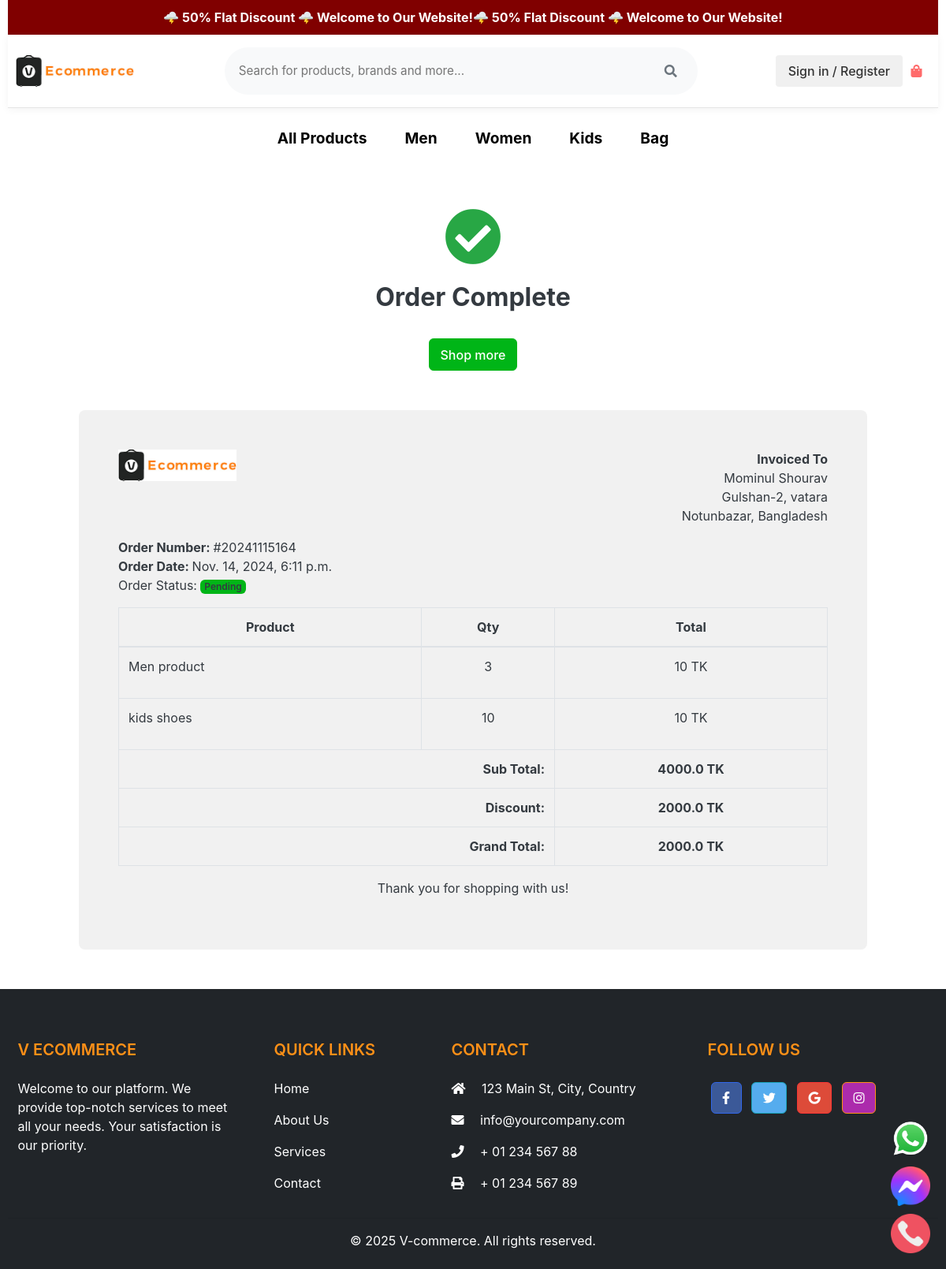
Before: /orders/order-complete/20241115164/ with the older database file.
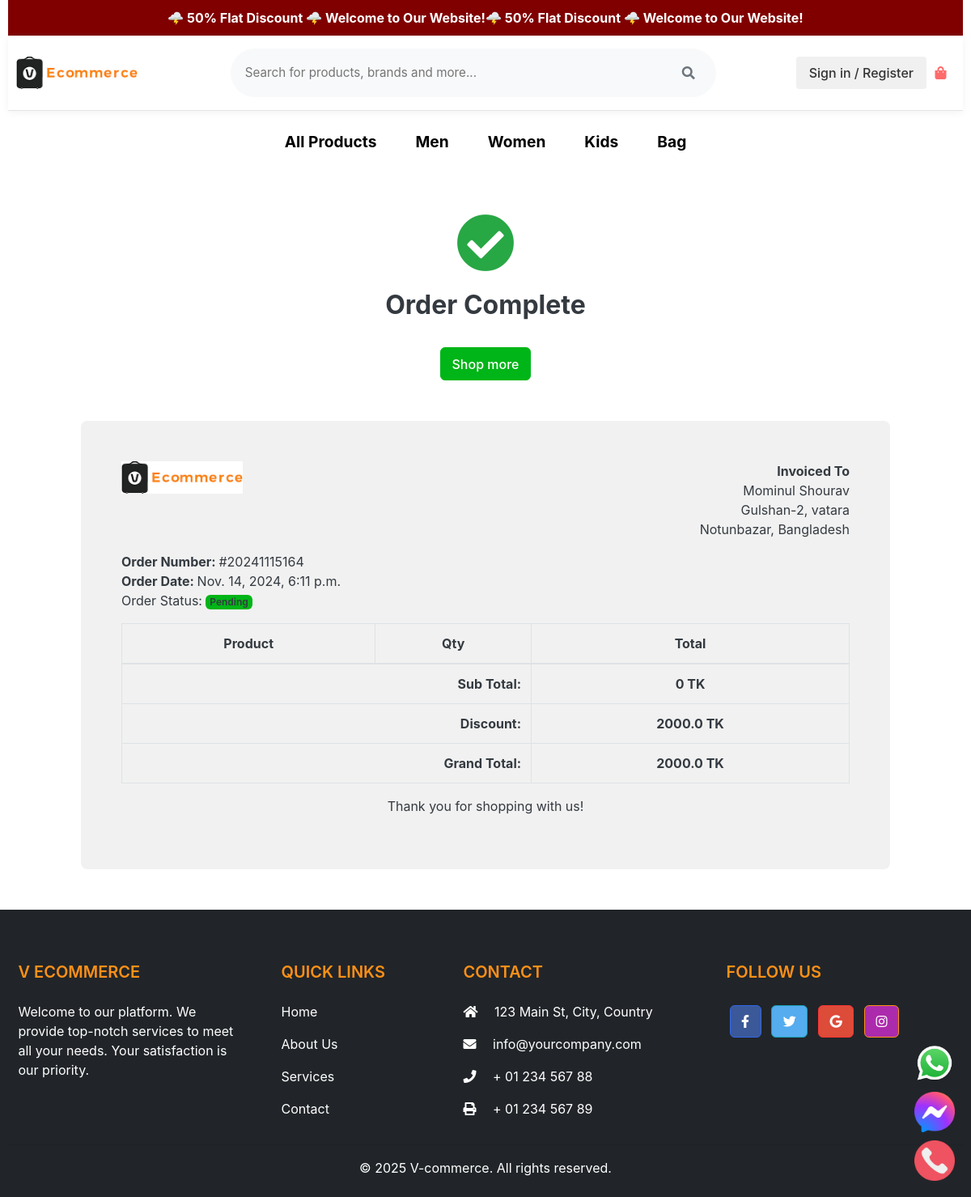
After: the same page with the newer database file.
### category/models.py (models this page shows, shortened)
class Category(models.Model):
    category_name = models.CharField(max_length=50,unique=True)
    slug = models.SlugField(max_length=100, unique=True)
    description = models.TextField(max_length=255, blank=True)
    cat_image = models.ImageField(upload_to="photos/categories", blank=True)
    class Meta:
        verbose_name = "Category"
        verbose_name_plural = "Categories"
    def get_url(self):
        return reverse('products_by_category', args=(self.slug,))

### orders/models.py (models this page shows, shortened)
class Order(models.Model):
    PAYMENT_METHOD =(
        ('Cash on Delivery', 'Cash on Delivery'),
        ('SSLcommerz', 'SSLcommerz'),
    )
    STATUS = (
        ('New', 'New'),
        ('Accepted', 'Accepted'),
        ('on the way', 'On the way'),
        ('Completed', 'Completed'),
        ('Cancelled', 'Cancelled'),
        ('Shipped', 'Shipped'),
    )
    user = models.ForeignKey(Account, on_delete=models.SET_NULL, null=True)
    payment = models.ForeignKey(Payment, on_delete=models.SET_NULL, blank=True, null=True)
    payment_method = models.CharField(max_length=20, choices=PAYMENT_METHOD, default="Cash on Delivery")
    order_number = models.CharField(max_length=20)
    first_name = models.CharField(max_length=50)
    last_name = models.CharField(max_length=50)
    phone = models.CharField(max_length=15)
    email = models.EmailField(max_length=50)
    address_line_1 = models.CharField(max_length=50)
    address_line_2 = models.CharField(max_length=50)
    country = models.CharField(max_length=50)
    state = models.CharField(max_length=50)
    city = models.CharField(max_length=50)
    order_note = models.CharField(max_length=100, blank=True)
    order_total = models.FloatField()
    discount = models.FloatField()
    status = models.CharField(max_length=10, choices=STATUS, default="New")
    ip = models.CharField(blank=True, max_length=20)
    is_ordered = models.BooleanField(default=False)
    created_at = models.DateTimeField(auto_now_add=True)
    updated_at = models.DateTimeField(auto_now=True)
    def full_name(self):
        return f"{self.first_name} {self.last_name}"
    def full_address(self):
        return f"{self.address_line_1}, {self.address_line_2}"

class OrderProduct(models.Model):
    order = models.ForeignKey(Order, on_delete=models.CASCADE)
    payment = models.ForeignKey(Payment, on_delete=models.SET_NULL, blank=True, null=True)
    user = models.ForeignKey(settings.AUTH_USER_MODEL, on_delete=models.CASCADE)
    product = models.ForeignKey(Product, on_delete=models.CASCADE)
    variations = models.ForeignKey(Variation, on_delete=models.SET_NULL, null=True)
    color = models.CharField(max_length=100)
    size = models.CharField(max_length=100)
    quantity = models.IntegerField()
    product_price = models.FloatField()
    total_amount = models.IntegerField(default=10)
    ordered = models.BooleanField(default=False)
    created_at = models.DateTimeField(auto_now_add=True)
    updated_at = models.DateTimeField(auto_now=True)

### store/models.py (models this page shows, shortened)
class Product(models.Model):
    name = models.CharField(max_length=255)
    product_name = models.CharField(max_length=200, unique=True)
    slug = models.SlugField(max_length=200, unique=True)
    discription = models.TextField(max_length=500, blank=True)
    price = models.DecimalField(max_digits=10, decimal_places=2)
    discount_percentage = models.DecimalField(max_digits=5, decimal_places=2, null=True, blank=True)
    images = models.ImageField(upload_to = 'photos/products')
    stock = models.IntegerField()
    is_available = models.BooleanField(default=True)
    category = models.ForeignKey(Category, on_delete=models.CASCADE)
    created_date = models.DateTimeField(auto_now_add=True)
    modified_date = models.DateTimeField(auto_now=True)

### orders/views.py (the view)
# urls.py: path('order-complete/<str:order_number>/', views.order_complete, name='order_complete'),
@csrf_exempt
def order_complete(request, order_number):
    try:
        order = Order.objects.get(order_number=order_number, is_ordered=True)
        ordered_products = OrderProduct.objects.filter(order=order).select_related('product')
        subtotal = sum(item.product_price * item.quantity for item in ordered_products)
        discount = subtotal * 0.5  # Assuming a 50% discount as per your project requirement
        grand_total = subtotal - discount
        transID = request.POST.get('tran_id') or request.GET.get('tran_id')
        context = {
            'order': order,
            'ordered_products': ordered_products,
            'subtotal': subtotal,
            'discount': discount,
            'grand_total': grand_total,
            'transaction_id': transID,
        }
        return render(request, 'orders/order_complete.html', context)
    except Order.DoesNotExist:
        messages.error(request, "Order not found.")
        return redirect('store')

### templates/orders/order_complete.html (shortened to what this page needs)
{% extends "base.html" %}
{% load static %}
{% block content %}
<div class="container" style="margin-top: 50px;">
    <center>
        <i class="fas fa-check-circle" style="font-size: 72px; margin-bottom: 20px; color: #28A745;"></i>
    </center>
    <h2 class="text-center">Order Complete</h2>
    <br>
    <div class="text-center">
        <a href="{% url 'store' %}" class="btn btn-success">Shop more</a>
    </div>
</div>
<div class="container" style="max-width: 1000px; padding: 50px; background: #f1f1f1; margin-top: 50px; margin-bottom: 50px; border-radius: 8px;">
    <div class="row invoice">
        <div class="col-md-12">
            <div class="panel panel-default plain">
                <div class="panel-body p30">
                    <div class="row">
                        <div class="col-lg-6">
                            <div class="invoice-logo">
                                <img src="{% static 'images/e_com.png' %}" alt="Invoice logo" style="max-height: 40px;">
                            </div>
                        </div>
                        <div class="col-lg-6">
                            <div class="invoice-from">
                                <ul class="list-unstyled text-right">
                                    <li><strong>Invoiced To</strong></li>
                                    <li>{{ order.full_name }}</li>
                                    <li>{{ order.full_address }}</li>
                                    <li>{{ order.city }}, {{ order.country }}</li>
                                </ul>
                            </div>
                        </div>
                        <div class="col-lg-12">
                            <div class="invoice-details mt25">
                                <div class="well">
                                    <ul class="list-unstyled mb0">
                                        <li><strong>Order Number: </strong>#{{ order.order_number }}</li>
                                        <li><strong>Order Date: </strong>{{ order.created_at }}</li>
                                        <p>Order Status: <span class="badge bg-success">{{order.status}}</span></p>
                                    </ul>
                                </div>
                            </div>
                            <div class="invoice-items">
                                <div class="table-responsive">
                                    <table class="table table-bordered">
                                        <thead>
                                            <tr>
                                                <th class="text-center">Product</th>
                                                <th class="text-center">Qty</th>
                                                <th class="text-center">Total</th>
                                            </tr>
                                        </thead>
                                        <tbody>
                                            {% for item in ordered_products %}
                                                <tr>
                                                    <td>
                                                        {{ item.product.product_name }}
                                                    </td>
                                                    <td class="text-center">{{ item.quantity }}</td>
                                                    <td class="text-center">{{ item.total_amount }} TK</td>
                                                </tr>
                                            {% endfor %}
                                        </tbody>
                                        <tfoot>
                                            <tr>
                                                <th colspan="2" class="text-right">Sub Total:</th>
                                                <th class="text-center">{{ subtotal }} TK</th>
                                            </tr>
                                            <tr>
                                                <th colspan="2" class="text-right">Discount:</th>
                                                <th class="text-center">{{ order.discount }} TK</th>
                                            </tr>
                                            <tr>
                                                <th colspan="2" class="text-right">Grand Total:</th>
                                                <th class="text-center">{{ order.order_total }} TK</th>
                                            </tr>
                                        </tfoot>
                                    </table>
                                </div>
                            </div>
                            <div class="invoice-footer mt25">
                                <p class="text-center">Thank you for shopping with us!</p>
                            </div>
                        </div>
                    </div>
                </div>
            </div>
        </div>
    </div>
</div>
{% endblock %}

### templates/base.html (shortened to what this page needs)
{% load static %}
<!DOCTYPE HTML>
<html lang="en">
<head>
    <link href="{% static 'css/bootstrap.css' %}" rel="stylesheet" type="text/css"/>
    <link href="{% static 'fonts/fontawesome/css/all.min.css' %}" type="text/css" rel="stylesheet">
</head>
<body style="position:relative">
    <div class="announcement-bar">
        <div class="scrolling-text">
            <span>🌩️ 50% Flat Discount  🌩️  Welcome to Our Website!🌩️ 50% Flat Discount 🌩️   Welcome to Our Website!</span>
        </div>
    </div>
    {% include "includes/navbar.html" %}
    {% block content %}
    {% endblock %}
    {% include "includes/footer.html" %}
    <div class="whatsapp-container">
        <a href="https://wa.me/+8801717608397?text=Hello!%20I%20need%20assistance." target="_blank">
            <img src="{% static 'images/whatsapp-icon.png' %}" alt="WhatsApp Chat">
        </a>
        <a href="https://m.me/mominulislam.shourav.7/" target="_blank">
            <img src="{% static 'images/messenger-icon.png' %}" alt="Messenger Chat">
        </a>
        <a href="tel:+8801717608397">
            <img src="{% static 'images/call-icon.png' %}" alt="Call Us">
        </a>
    </div>
</body>
</html>

### templates/includes/navbar.html (shortened to what this page needs)
{% load static %}
<header>
    <div class="container">
        <nav class="navbar navbar-light bg-white border-bottom">
            <div class="container">
                <a href="{% url 'home' %}" class="navbar-brand">
                    <img src="{% static './images/e_com.png' %}" alt="Logo" class="logo">
                </a>
                <form action="{% url 'search' %}" class="search-form d-none d-md-block" method="GET">
                    <div class="search-wrapper">
                        <input type="text"
                               class="search-input"
                               placeholder="Search for products, brands and more..."
                               name="keyword"
                               autocomplete="off">
                        <button type="submit" class="search-icon">
                            <i class="fa fa-search"></i>
                        </button>
                    </div>
                </form>
                <ul class="navbar-nav flex-row align-items-center">
                    <li class="nav-item me-3">
                        {% if user.id is none %}
                            <div class="user-menu">
                                <a href="{% url 'login' %}" class="auth-link">Sign in / Register</a>
                            </div>
                        {% endif %}
                    </li>
                    <li class="nav-item">
                        <a href="{% url 'cart' %}" class="nav-link cart-link">
                            <div class="cart-container">
                                <div class="cart-icon">
                                    <i class="fa fa-shopping-bag"></i>
                                </div>
                            </div>
                        </a>
                    </li>
                </ul>
            </div>
        </nav>
        <div class="categories-bar">
            <div class="container">
                <div class="categories-wrapper d-flex justify-content-center">
                    <a href="{% url 'store' %}" class="category-item">All Products</a>
                    {% for category in links %}
                        <a href="{{ category.get_url }}" class="category-item  ">{{ category.category_name }}</a>
                    {% endfor %}
                </div>
            </div>
        </div>
    </div>
</header>

### templates/includes/footer.html (shortened to what this page needs)
{% load static %}
<footer class="bg-dark text-white pt-5 pb-4">
	<div class="container text-center text-md-start">
		<div class="row text-center text-md-left">
			<div class="col-md-3 col-lg-3 col-xl-3 mx-auto mt-3">
				<h5 class="text-uppercase mb-4 font-weight-bold text-warning">V ecommerce</h5>
				<p>Welcome to our platform. We provide top-notch services to meet all your needs. Your satisfaction is
					our priority.</p>
			</div>
			<div class="col-md-2 col-lg-2 col-xl-2 mx-auto mt-3">
				<h5 class="text-uppercase mb-4 font-weight-bold text-warning">Quick Links</h5>
				<p><a href="{% url 'home' %}" class="text-white text-decoration-none">Home</a></p>
				<p><a href="#" class="text-white text-decoration-none">About Us</a></p>
				<p><a href="#" class="text-white text-decoration-none">Services</a></p>
				<p><a href="#" class="text-white text-decoration-none">Contact</a></p>
			</div>
			<div class="col-md-4 col-lg-3 col-xl-3 mx-auto mt-3">
				<h5 class="text-uppercase mb-4 font-weight-bold text-warning">Contact</h5>
				<p><i class="fas fa-home mr-3"></i> 123 Main St, City, Country</p>
				<p><i class="fas fa-envelope mr-3"></i> info@yourcompany.com</p>
				<p><i class="fas fa-phone mr-3"></i> + 01 234 567 88</p>
				<p><i class="fas fa-print mr-3"></i> + 01 234 567 89</p>
			</div>
			<div class="col-md-3 col-lg-3 col-xl-3 mx-auto mt-3">
				<h5 class="text-uppercase mb-4 font-weight-bold text-warning">Follow Us</h5>
				<a href="#" class="btn btn-primary btn-floating m-1" style="background-color: #3b5998;" role="button"><i
						class="fab fa-facebook-f"></i></a>
				<a href="#" class="btn btn-info btn-floating m-1" style="background-color: #55acee;" role="button"><i
						class="fab fa-twitter"></i></a>
				<a href="#" class="btn btn-danger btn-floating m-1" style="background-color: #dd4b39;" role="button"><i
						class="fab fa-google"></i></a>
				<a href="#" class="btn btn-warning btn-floating m-1" style="background-color: #ac2bac;" role="button"><i
						class="fab fa-instagram"></i></a>
			</div>
		</div>
		<hr class="my-3 text-white">
		<div class="row">
			<div class="col-md-12 text-center">
				<p class="mb-0">&copy; {% now "Y" %} V-commerce. All rights reserved.</p>
			</div>
		</div>
	</div>
</footer>

Changed rows visible on the page:
removed OrderProduct: product.product_name "Men product", quantity "3", total_amount "10"
removed OrderProduct: product.product_name "kids shoes", quantity "10", total_amount "10"
Other visible differences:
{{ subtotal }}: "4000.0" → "0"
